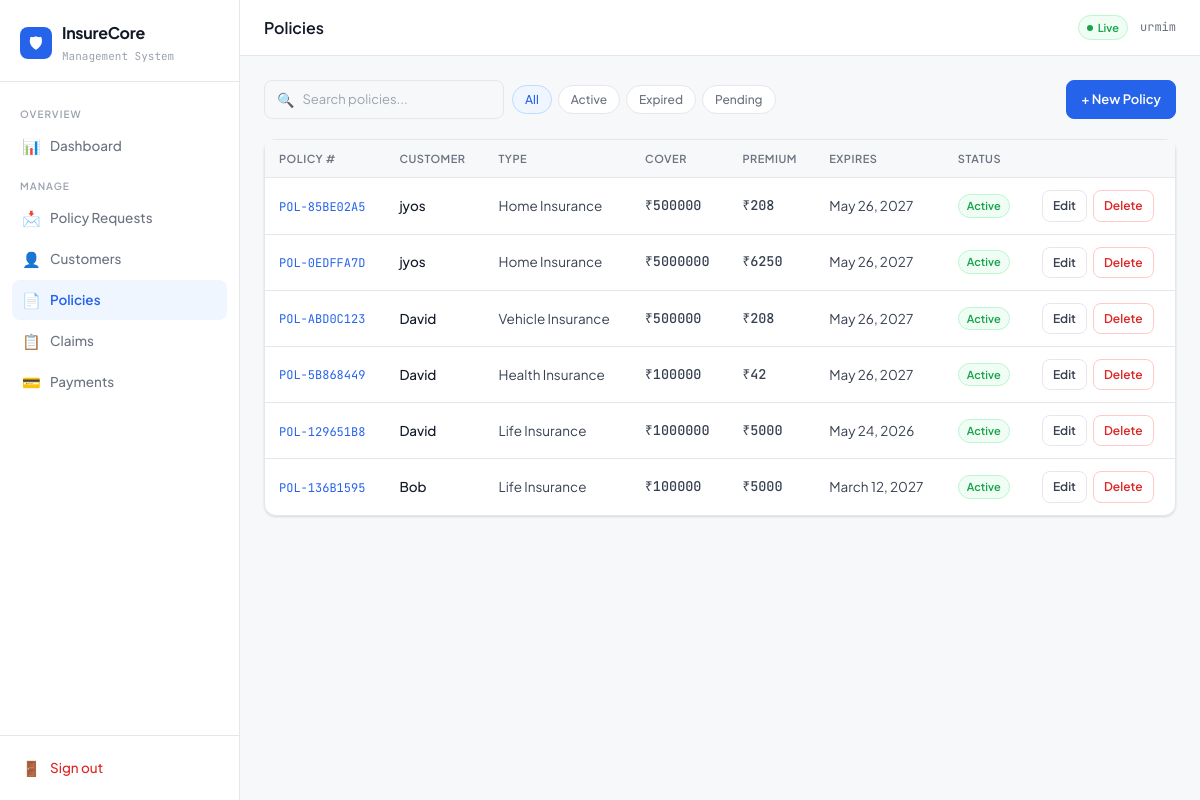
Page /policies/ (signed in) on the committed database.
### insurance/models.py (models this page shows, shortened)
class Policy(models.Model):
    POLICY_TYPES = [
        ('life', 'Life Insurance'),
        ('health', 'Health Insurance'),
        ('vehicle', 'Vehicle Insurance'),
        ('home', 'Home Insurance'),
        ('travel', 'Travel Insurance'),
    ]
    STATUS_CHOICES = [
        ('active', 'Active'),
        ('expired', 'Expired'),
        ('cancelled', 'Cancelled'),
        ('pending', 'Pending'),
    ]
    customer = models.ForeignKey(Customer, on_delete=models.CASCADE, related_name='policies')
    policy_number = models.CharField(max_length=50, unique=True)
    policy_type = models.CharField(max_length=20, choices=POLICY_TYPES)
    cover_amount = models.DecimalField(max_digits=12, decimal_places=2)
    premium_amount = models.DecimalField(max_digits=10, decimal_places=2)
    start_date = models.DateField()
    end_date = models.DateField()
    status = models.CharField(max_length=20, choices=STATUS_CHOICES, default='active')
    description = models.TextField(blank=True)
    created_at = models.DateTimeField(auto_now_add=True)
    class Meta:
        ordering = ['-created_at']
        verbose_name_plural = 'Policies'

class Customer(models.Model):
    GENDER_CHOICES = [('M', 'Male'), ('F', 'Female'), ('O', 'Other')]
    user = models.OneToOneField(User, on_delete=models.CASCADE, null=True, blank=True)
    name = models.CharField(max_length=150)
    email = models.EmailField(unique=True)
    phone = models.CharField(max_length=20)
    date_of_birth = models.DateField(null=True, blank=True)
    gender = models.CharField(max_length=1, choices=GENDER_CHOICES, default='M')
    address = models.TextField(blank=True)
    created_at = models.DateTimeField(auto_now_add=True)
    class Meta:
        ordering = ['-created_at']

### insurance/views.py (the view)
# urls.py: path('policies/', views.policy_list, name='policies'),
@admin_required
def policy_list(request):
    q = request.GET.get('q', '')
    status = request.GET.get('status', '')
    policies = Policy.objects.select_related('customer').all()
    if q:
        policies = policies.filter(Q(policy_number__icontains=q) | Q(customer__name__icontains=q))
    if status:
        policies = policies.filter(status=status)
    return render(request, 'insurance/policies.html', {'policies': policies, 'q': q, 'status': status})

### insurance/views.py (called while the page is built)
def admin_required(view_func):
    from functools import wraps
    @wraps(view_func)
    def wrapper(request, *args, **kwargs):
        if not request.user.is_authenticated:
            return redirect('login')
        if not request.user.is_staff:
            return redirect('customer_portal_dashboard')
        return view_func(request, *args, **kwargs)
    return wrapper

### insurance/templates/insurance/policies.html (shortened to what this page needs)
{% extends "insurance/base.html" %}
{% block page_title %}Policies{% endblock %}
{% block content %}
<div class="page-actions">
  <div class="page-actions-left">
    <form method="GET" style="display:flex;align-items:center;gap:8px;flex-wrap:wrap">
      <div class="search-bar">
        <span style="color:var(--text-4);font-size:14px">🔍</span>
        <input type="text" name="q" value="{{ q }}" placeholder="Search policies...">
      </div>
      <div class="filter-pills">
        <a href="{% url 'policies' %}" class="pill {% if not status %}active{% endif %}">All</a>
        <a href="{% url 'policies' %}?status=active" class="pill {% if status == 'active' %}active{% endif %}">Active</a>
        <a href="{% url 'policies' %}?status=expired" class="pill {% if status == 'expired' %}active{% endif %}">Expired</a>
        <a href="{% url 'policies' %}?status=pending" class="pill {% if status == 'pending' %}active{% endif %}">Pending</a>
      </div>
    </form>
  </div>
  <a href="{% url 'policy_add' %}" class="btn btn-primary">+ New Policy</a>
</div>
<div class="card">
  <div class="table-wrap">
    <table class="data">
      <thead>
        <tr><th>Policy #</th><th>Customer</th><th>Type</th><th>Cover</th><th>Premium</th><th>Expires</th><th>Status</th><th></th></tr>
      </thead>
      <tbody>
        {% for p in policies %}
        <tr>
          <td><a href="{% url 'policy_detail' p.pk %}" class="mono" style="color:var(--blue);text-decoration:none">{{ p.policy_number }}</a></td>
          <td><a href="{% url 'customer_detail' p.customer.pk %}" style="color:var(--text);text-decoration:none;font-weight:500">{{ p.customer.name }}</a></td>
          <td>{{ p.get_policy_type_display }}</td>
          <td class="amount">₹{{ p.cover_amount|floatformat:0 }}</td>
          <td class="amount">₹{{ p.premium_amount|floatformat:0 }}</td>
          <td>{{ p.end_date }}</td>
          <td><span class="badge badge-{{ p.status }}">{{ p.get_status_display }}</span></td>
          <td>
            <div style="display:flex;gap:6px">
              <a href="{% url 'policy_edit' p.pk %}" class="btn btn-secondary btn-sm">Edit</a>
              <a href="{% url 'policy_delete' p.pk %}" class="btn btn-danger btn-sm">Delete</a>
            </div>
          </td>
        </tr>
        {% endfor %}
      </tbody>
    </table>
  </div>
</div>
{% endblock %}

### insurance/templates/insurance/base.html (shortened to what this page needs)
{% load static %}
<!DOCTYPE html>
<html lang="en">
<head>
</head>
<body>
<div class="layout">
{% if user.is_authenticated %}
<aside class="sidebar">
  <div class="sidebar-brand">
    <div class="brand-row">
      <div class="brand-icon">🛡</div>
      <div>
        <div class="brand-name">InsureCore</div>
        <div class="brand-sub">Management System</div>
      </div>
    </div>
  </div>
  <nav class="sidebar-nav">
    <div class="nav-section">Overview</div>
    <a href="{% url 'dashboard' %}" class="nav-link {% if request.resolver_match.url_name == 'dashboard' %}active{% endif %}">
      <span class="nav-icon">📊</span> Dashboard
    </a>
    <div class="nav-section">Manage</div>
    <a href="{% url 'policy_request_list' %}" class="nav-link {% if 'policy_request' in request.resolver_match.url_name %}active{% endif %}">
  <span class="nav-icon">📩</span> Policy Requests
</a>
    <a href="{% url 'customers' %}" class="nav-link {% if 'customer' in request.resolver_match.url_name %}active{% endif %}">
      <span class="nav-icon">👤</span> Customers
    </a>
    <a href="{% url 'policies' %}" class="nav-link {% if 'polic' in request.resolver_match.url_name %}active{% endif %}">
      <span class="nav-icon">📄</span> Policies
    </a>
    <a href="{% url 'claims' %}" class="nav-link {% if 'claim' in request.resolver_match.url_name %}active{% endif %}">
      <span class="nav-icon">📋</span> Claims
    </a>
    <a href="{% url 'payments' %}" class="nav-link {% if 'payment' in request.resolver_match.url_name %}active{% endif %}">
      <span class="nav-icon">💳</span> Payments
    </a>
  </nav>
  <div class="sidebar-footer">
    <a href="{% url 'logout' %}" class="logout-link">
      <span class="nav-icon">🚪</span> Sign out
    </a>
  </div>
</aside>
{% endif %}
<main class="main" {% if not user.is_authenticated %}style="margin-left:0"{% endif %}>
  {% if user.is_authenticated %}
  <div class="topbar">
    <span class="page-heading">{% block page_title %}Dashboard{% endblock %}</span>
    <div class="topbar-right">
      <span class="badge-live">Live</span>
      <span class="topbar-user">{{ user.username }}</span>
    </div>
  </div>
  {% endif %}
  <div class="content">
    {% block content %}{% endblock %}
  </div>
</main>
</div>
</body>
</html>

### rows in the picture
Policy: policy_number "POL-85BE02A5", customer.name "jyos", policy_type "Home Insurance", cover_amount "500000", premium_amount "208", end_date "May 26, 2027", status "Active"
Policy: policy_number "POL-0EDFFA7D", customer.name "jyos", policy_type "Home Insurance", cover_amount "5000000", premium_amount "6250", end_date "May 26, 2027", status "Active"
Policy: policy_number "POL-ABD0C123", customer.name "David", policy_type "Vehicle Insurance", cover_amount "500000", premium_amount "208", end_date "May 26, 2027", status "Active"
Policy: policy_number "POL-5B868449", customer.name "David", policy_type "Health Insurance", cover_amount "100000", premium_amount "42", end_date "May 26, 2027", status "Active"
Policy: policy_number "POL-129651B8", customer.name "David", policy_type "Life Insurance", cover_amount "1000000", premium_amount "5000", end_date "May 24, 2026", status "Active"
Policy: policy_number "POL-136B1595", customer.name "Bob", policy_type "Life Insurance", cover_amount "100000", premium_amount "5000", end_date "March 12, 2027", status "Active"

### other values in the picture
{{ user.username }} "urmim"
